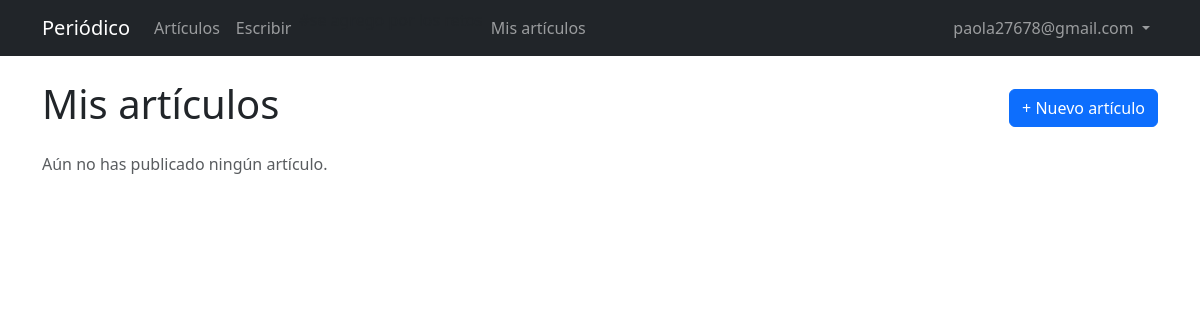
Before: /articulos/mis-articulos/ (signed in) with the older database file.
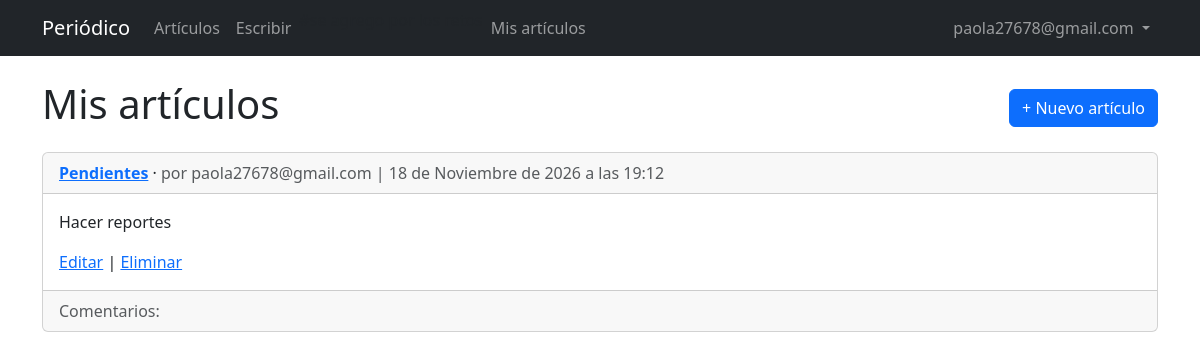
After: the same page with the newer database file.
### articulos/models.py (models this page shows, shortened)
class Articulo(models.Model):
    titulo = models.CharField("título", max_length=255)
    cuerpo = models.TextField()
    fecha = models.DateTimeField(auto_now_add=True)
    autor = models.ForeignKey(settings.AUTH_USER_MODEL, on_delete=models.CASCADE)
    class Meta:
        ordering = ["-fecha"]
        verbose_name = "artículo"
        verbose_name_plural = "artículos"

### cuentas/models.py (models this page shows)
class UsuarioPersonalizado(AbstractUser):
    edad = models.PositiveIntegerField(null=True, blank=True)

### articulos/views.py (the view)
# urls.py: path("mis-articulos/", VistaMisArticulos.as_view(), name="mis_articulos"),  # <-- nueva
class VistaMisArticulos(LoginRequiredMixin, ListView):
    model = Articulo
    template_name = "articulos/mis_articulos.html"
    def get_queryset(self):
        return Articulo.objects.filter(autor=self.request.user)

### templates/articulos/mis_articulos.html (shortened to what this page needs)
{% extends "base.html" %}
{% block contenido %}
  <div class="d-flex justify-content-between align-items-center mb-3">
    <h1>Mis artículos</h1>
    <a href="{% url 'articulo_nuevo' %}" class="btn btn-primary">+ Nuevo artículo</a>
  </div>
  {% for articulo in object_list %}
    <div class="card mb-3">
      <div class="card-header">
        <span class="fw-bold"><a href="{% url 'articulo_detalle' articulo.pk %}">{{ articulo.titulo }}</a></span>
        &middot;
        <span class="text-muted">por {{ articulo.autor }} | {{ articulo.fecha }}</span>
      </div>
      <div class="card-body">
        <p>{{ articulo.cuerpo }}</p>
        <a href="{% url 'articulo_editar' articulo.pk %}">Editar</a> |
        <a href="{% url 'articulo_eliminar' articulo.pk %}">Eliminar</a>
      </div>
      <div class="card-footer text-muted">
        Comentarios: {{ articulo.comentario_set.count }}
      </div>
    </div>
  {% empty %}
    <p class="text-muted">Aún no has publicado ningún artículo.</p>
  {% endfor %}
{% endblock contenido %}

Changed rows visible on the page:
added Articulo: titulo "Pendientes", autor "paola27678@gmail.com", fecha "18 de Noviembre de 2026 a las 19:12", cuerpo "Hacer reportes"
Other visible differences:
text no longer shown: "Aún no has publicado ningún artículo."
